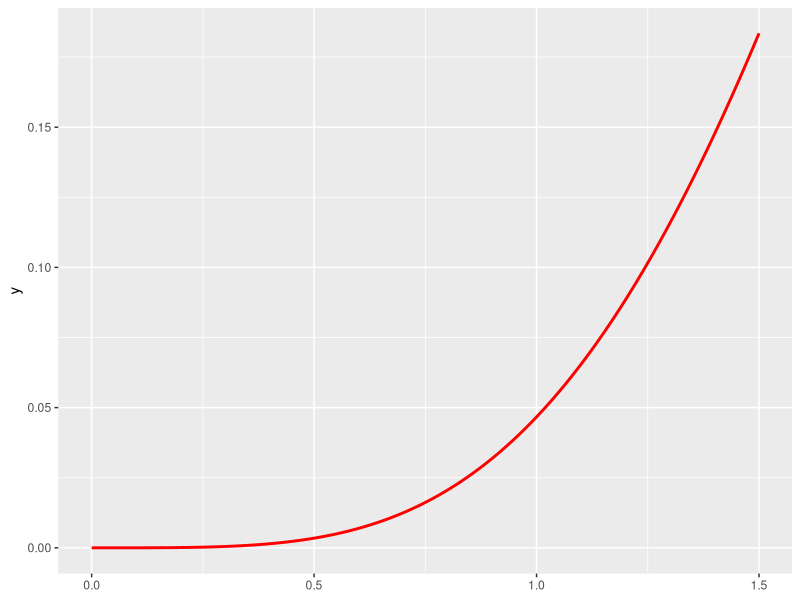
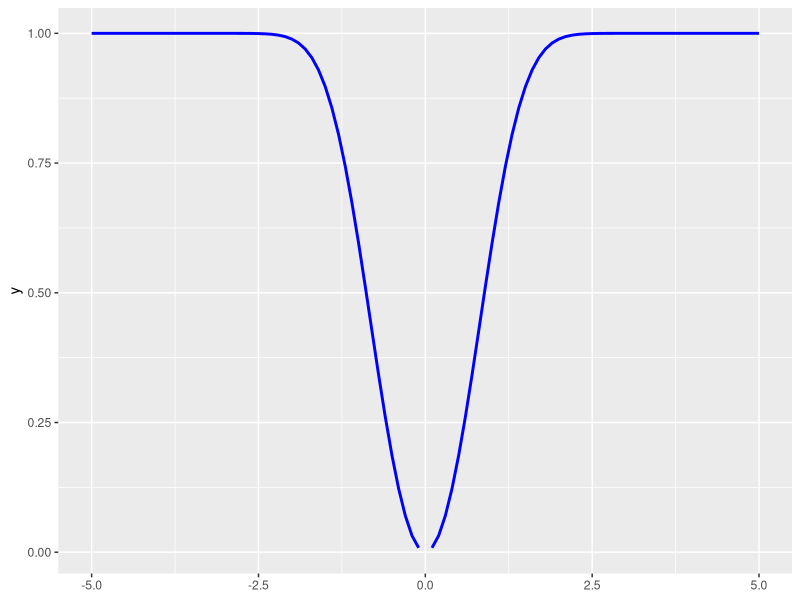

R code for these plots, in order:
library(ggplot2)

m<-function(x){
  return(abs(exp(x*x/2)-0.305*exp(-1.28*x)-0.39-0.305*exp(1.28*x))/(exp(x*x/2)))
}

s<-function(x){
  return(abs(exp(x*x)*(exp(x^2)-1)-0.305*(exp(-1.28*x))^2-0.39-0.305*(exp(1.28*x))^2+(0.305*exp(-1.28*x)+0.39+0.305*exp(1.28*x))^2)/(exp(x*x)*(exp(x^2)-1)))
}

ggplot() +
  xlim(c(0, 1.5)) +
  geom_function(fun = m,
                colour = "red",
                lwd = 1,
                linetype = 1)

ggplot() +
  xlim(c(-5, 5)) +
  geom_function(fun = s,
                colour = "blue",
                lwd = 1,
                linetype = 1)